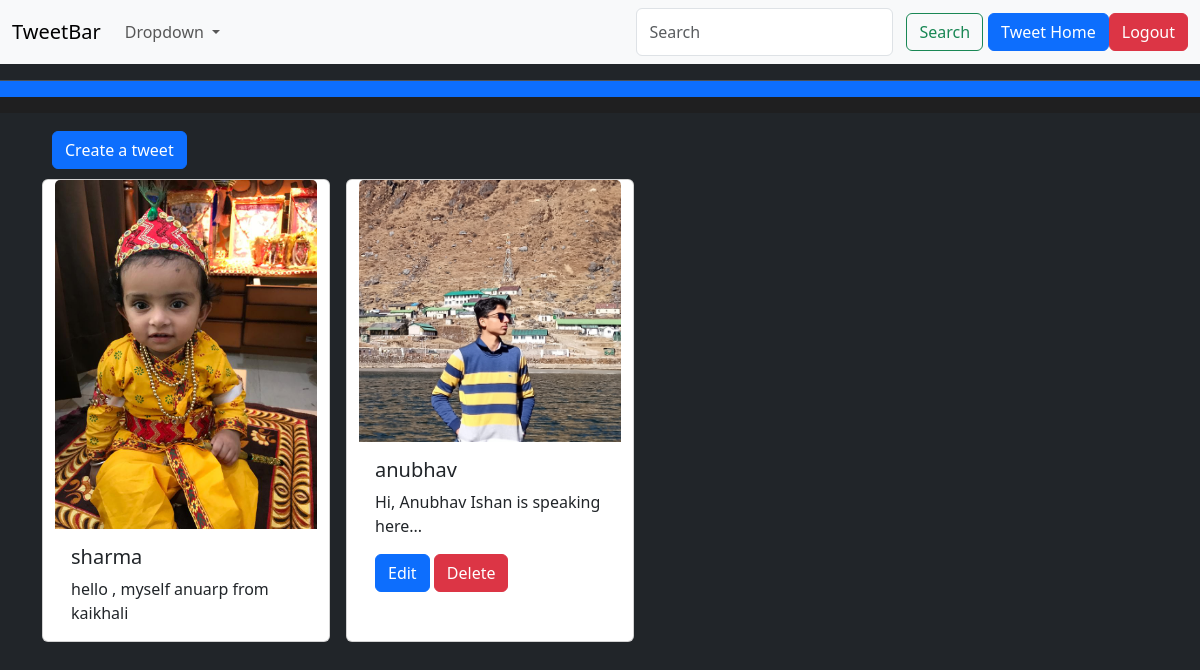
The page /tweet/ (signed in) on the database its author committed.
### tweet/models.py (models this page shows, shortened)
class Tweet(models.Model):
    user= models.ForeignKey(User,on_delete=models.CASCADE)
    text= models.TextField(max_length=240)
    image = models.ImageField(upload_to='tweets/',blank=True,null=True)
    photo= models.ImageField(upload_to='tweet_photos/',blank=True,null=True)
    created_at= models.DateTimeField(auto_now_add=True)
    updated_at= models.DateTimeField(auto_now=True)

### tweet/views.py (the view)
# urls.py: path('tweet/', views.tweet_list, name='tweet_list'),
def tweet_list(request):
    prompt = request.GET.get('prompt')  # ✅ Get from URL
    tweets = Tweet.objects.all().order_by('-created_at')
    return render(request, 'tweet_list.html', {
        'tweets': tweets,
        'prompt': prompt
    })

### tweet/templates/tweet_list.html (shortened to what this page needs)
{% extends "layout.html" %}
{% block content %}
<!DOCTYPE html>
<html>
<head>
</head>
<a
style="margin:10px; " class="btn btn-primary" href="{% url 'tweet_create' %}">Create a tweet</a>
<div class="container row gap-3">
    {% for tweet in tweets %}
    <div class="card" style="width: 18rem;">
        <img src="{{tweet.photo.url}}" class="card-img-top" alt="...">
        <div class="card-body">
          <h5 class="card-title">{{tweet.user.username}}</h5>
          <p class="card-text">{{tweet.text}}</p>
          {% if tweet.user == user %}
          <a href="{% url 'tweet_edit' tweet.id %}" class="btn btn-primary">Edit</a>
          <a href="{% url 'tweet_delete' tweet.id %}" class="btn btn-danger">Delete</a>
          {% endif %}
        </div>
      </div>
    {% endfor %}
</div>
{% endblock %}

### rows shown on the page
Tweet: photo (picture), user.username "sharma", text "hello , myself anuarp from kaikhali"
Tweet: photo (picture), user.username "anubhav", text "Hi, Anubhav Ishan is speaking here...", shows "Edit"
